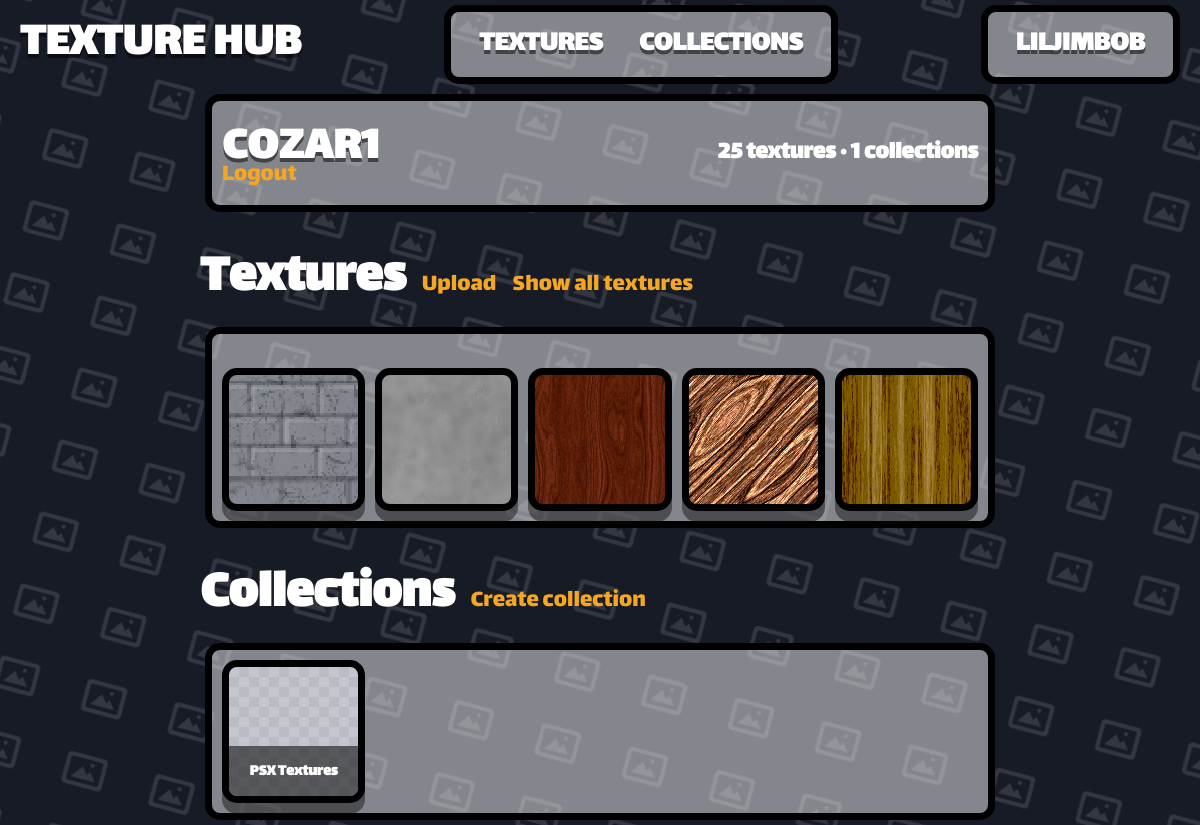
Page /user/cozar1 (signed in) on the committed database.
### app.py (models this page shows)
class User(db.Model):  # pylint: disable=too-few-public-methods
    __tablename__ = "User"
    user_id = db.Column(db.Integer, primary_key=True)
    user_name = db.Column(db.String(80), unique=True, nullable=False)
    user_password = db.Column(db.String(120), nullable=False)
    user_rating = db.Column(db.Integer, default=0)

class Texture(db.Model):  # pylint: disable=too-few-public-methods
    __tablename__ = "Texture"
    texture_id = db.Column(db.Integer, primary_key=True)
    texture_name = db.Column(db.String(80), unique=True, nullable=False)
    texture_address = db.Column(db.String(120), nullable=False)
    texture_user_id = db.Column(db.Integer, default=0)
    texture_tags = db.Column(db.String(200), nullable=True)

class Collection(db.Model):  # pylint: disable=too-few-public-methods
    __tablename__ = "Collection"
    collection_id = db.Column(db.Integer, primary_key=True)
    collection_name = db.Column(db.String(80), unique=True, nullable=False)
    collection_user_id = db.Column(db.String(120), nullable=False)
    collection_rating = db.Column(db.Integer, default=0)

### app.py (the view)
@app.route("/user/<username>")
def user_profile(username):
    profile_user = get_or_404(User, user_name=username)
    textures = Texture.query.filter_by(texture_user_id=profile_user.user_id).all()
    collections = Collection.query.filter_by(
        collection_user_id=profile_user.user_id
    ).all()
    return render_template(
        "user.html",
        user=get_current_user(),
        profile_user=profile_user,
        follower_count=367,
        joined_display="1/05/2026",
        texture_count_display="3,546",
        collection_count_display="742",
        texture_more_total=13357,
        collection_more_total=13357,
        textures=textures,
        collections=collections,
        owner=profile_user == get_current_user(),
    )

### app.py (called while the page is built)
def get_current_user():
    user_id = session.get("user_id")
    if user_id is None:
        return None
    return User.query.get(user_id)

@app.template_filter("texture_url")
def texture_image_url(address):
    if not address:
        return DEFAULT_TEXTURE_URL
    addr = str(address).strip().replace("\\", "/")
    if addr.startswith("/static/images/"):
        rel = addr[len("/static/images/"):]
    elif addr.startswith("static/images/"):
        rel = addr[len("static/images/"):]
    else:
        rel = os.path.basename(addr)
    rel = os.path.basename(rel)
    if not rel or rel.startswith("."):
        return DEFAULT_TEXTURE_URL
    full = os.path.join(STATIC_IMAGES_DIR, rel)
    if os.path.isfile(full):
        return f"/static/images/{rel}"
    return DEFAULT_TEXTURE_URL

def get_or_404(model, **filters):
    obj = model.query.filter_by(**filters).first()
    if obj is None:
        abort(404)
    return obj

### templates/user.html (shortened to what this page needs)
{% extends "template.html" %}
{% block content %}
<div>
    <div class="container">
        <div class="th-detail-title-row">
            <h1 class="th-detail-title">{{ profile_user.user_name }}</h1>
            <div class="th-detail-author">{{ textures|length }} textures · {{ collections|length }} collections</div>
        </div>
        <a href="/logout" class="th-user-option" type="submit">Logout</a>
    </div>
    <div class="th-textures-header" style="margin-top: 24px;">
        <h1>Textures</h1>
        <a class="th-user-option" href="/upload">Upload</a>
        <a class="th-user-option" href="/0?user={{ profile_user.user_name | urlencode }}">Show all textures</a>
    </div>
    <div class="container">
        {% if textures|length > 0 %}
        <div class="th-texture-grid" style="margin-top: 24px;">
            {% for item in textures[:5] %}
            {% include "texture_template.html" %}
            {% endfor %}
        </div>
        {% else %}
        <p>No Textures, Try Creating One!</p>
        {% endif%}
    </div>
    <div class="th-textures-header" style="margin-top: 24px;">
        <h1>Collections</h1>
        <a class="th-user-option" href="/create_collection">Create collection</a>
    </div>
    <div class="container">
        {% if collections|length > 0 %}
        <div class="th-texture-grid">
            {% for item in collections[:5] %}
            {% include "collection_template.html" %}
            {% endfor %}
        </div>
        {% else %}
        <p style="width:fit-content">No Collections, Try Creating One!</p>
        {% endif%}
    </div>
</div>
{% endblock %}

### templates/template.html (shortened to what this page needs)
<!DOCTYPE html>
<html lang="en">
<head>
    <link rel="stylesheet" href="https://cdnjs.cloudflare.com/ajax/libs/font-awesome/6.5.2/css/all.min.css">
    <link rel="stylesheet" href="/static/style.css">
</head>
<body class="th-body">
    {% if request.endpoint not in ('login', 'signup') %}
    <header class="th-navbar">
        <a href="/" class="th-brand">TEXTURE HUB</a>
        <div class="container">
            <ul class="th-nav-links">
                <li><a href="/0" class="th-nav-link {% if request.path == '/' %}is-active{% endif %}">TEXTURES</a></li>
                <li><a href="/1"
                        class="th-nav-link {% if request.path == '/collections' %}is-active{% endif %}">COLLECTIONS</a>
                </li>
            </ul>
        </div>
        <div class="container">
            <ul class="th-nav-links">
                {% if user %}
                <li><a class="th-nav-link" href="/user/{{ user.user_name }}">{{ user.user_name }}</a></li>
                {% else %}
                <li><a href="/login" class="th-nav-link {% if request.path == '/' %}is-active{% endif %}">Login</a></li>
                {% endif %}
            </ul>
        </div>
    </header>
    {% endif %}
    <main class="th-page">
        {% block content %}
        {% endblock %}
    </main>
</body>
</html>

### templates/texture_template.html
<a href="/texture/{{ item.texture_id }}" class="item"
    style="background-image: url('{{ item.texture_address | texture_url }}'); background-size: cover; background-position: center; background-repeat: no-repeat;">
    <div class="item-thumb"></div>
</a>

### templates/collection_template.html
<a href="/collection/{{ item.collection_id }}" class="item">
    <div class="item-thumb"></div>
    <div class="item-name">{{ item.collection_name }}</div>
</a>

### rows in the picture
User: user_name "LILJIMBOB"
User: user_name "COZAR1"
Texture: texture_address|texture_url (picture)
Texture: texture_address|texture_url (picture)
Texture: texture_address|texture_url (picture)
Texture: texture_address|texture_url (picture)
Texture: texture_address|texture_url (picture)
Collection: collection_name "PSX Textures"

### other values in the picture
{{ textures|length }} "25"
{{ collections|length }} "1"
